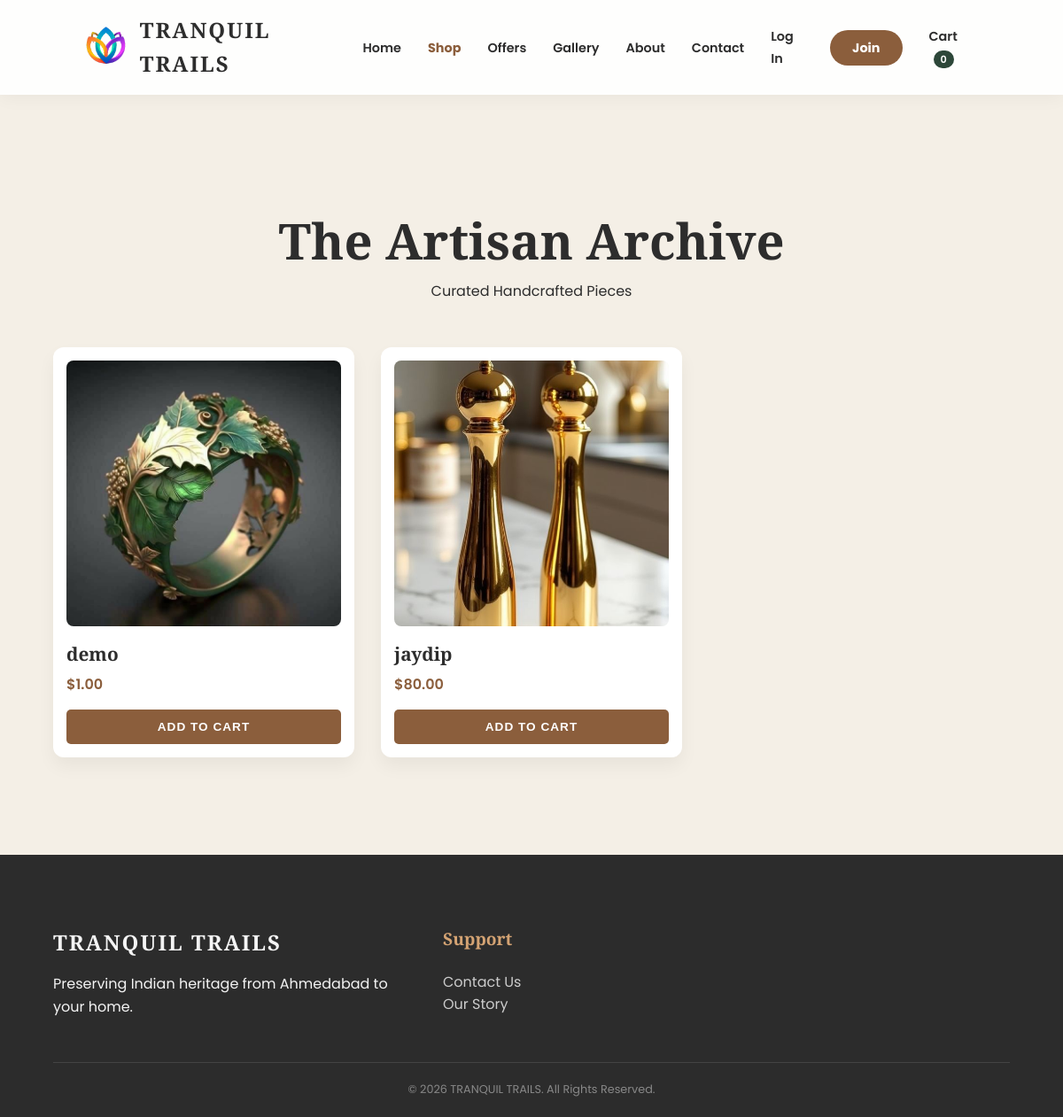
Page /shop/ on the earlier database version.
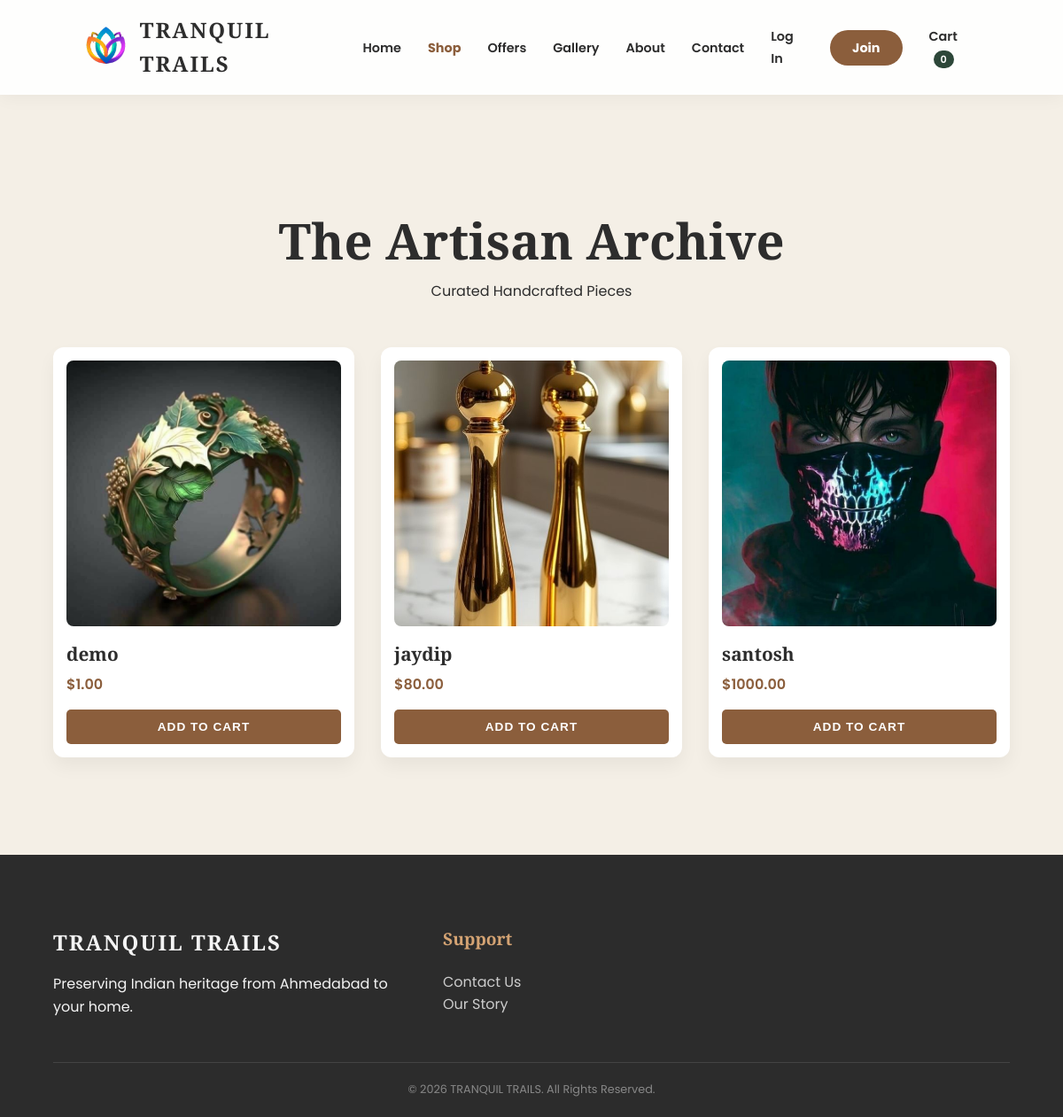
Same page on the later database version.
### core/models.py (models this page shows, shortened)
class Product(models.Model):
    category = models.ForeignKey(Category, related_name='products', on_delete=models.CASCADE)
    name = models.CharField(max_length=200)
    slug = models.SlugField(unique=True)
    image = models.ImageField(upload_to='products/')
    description = models.TextField(blank=True)
    price = models.DecimalField(max_digits=10, decimal_places=2)
    stock = models.PositiveIntegerField(default=0)
    available = models.BooleanField(default=True)
    created_at = models.DateTimeField(auto_now_add=True)
    updated_at = models.DateTimeField(auto_now=True)

### core/views.py (the view)
# urls.py: path('shop/', views.shop, name='shop'),
def shop(request):
    products = Product.objects.all()
    return render(request, 'shop.html', {'products': products})

### core/templates/shop.html (shortened to what this page needs)
{% load static %}
<!DOCTYPE html>
<html lang="en">
<head>
    <link rel="stylesheet" href="{% static 'styles.css' %}">
</head>
<body>
    <nav>
        <a href="{% url 'home' %}" class="logo-container">
            <img src="{% static 'Adobe Express - file.png' %}" alt="Logo" class="logo-img">
            <span class="logo-text">TRANQUIL TRAILS</span>
        </a>
        <ul class="nav-links" id="navLinks">
            <li><a href="{% url 'home' %}">Home</a></li>
            <li><a href="{% url 'shop' %}" style="color: #8B5E3C; font-weight: bold;">Shop</a></li>
            <li><a href="{% url 'offers' %}">Offers</a></li>
            <li><a href="{% url 'gallery' %}">Gallery</a></li>
            <li><a href="{% url 'about' %}">About</a></li>
            <li><a href="{% url 'Contact' %}">Contact</a></li>
            {% if user.is_authenticated %}
                <li>
                    <div class="nav-user-container">
                        <img src="https://cdn-icons-png.flaticon.com/512/3135/3135715.png" alt="Profile" class="user-avatar" id="userAvatarBtn">
                        <div class="profile-dropdown" id="profileDropdown">
                            <div style="padding: 10px 16px; font-weight: bold; background: #f9f9f9; font-size: 0.8rem; border-bottom: 1px solid #eee;">
                                Hi, {{ user.first_name|default:user.username }}
                            </div>
                            <a href="#">My Orders</a>
                            <a href="#" onclick="logoutUser()" class="logout-btn">Logout</a>
                        </div>
                    </div>
                </li>
            {% else %}
                <li><a href="{% url 'login' %}">Log In</a></li>
                <li>
                    <a href="{% url 'signup' %}" style="background: #8B5E3C; color: white; padding: 10px 25px; border-radius: 50px; font-weight: bold; transition: 0.3s;">
                        Join
                    </a>
                </li>
            {% endif %}
            <li id="cartNavItem">
                <a href="#" id="cart-link">Cart <span class="cart-count-pill" id="cart-count">0</span></a>
            </li>
        </ul>
    </nav>
    <section class="shop-container">
        <div class="shop-header">
            <h1>The Artisan Archive</h1>
            <p>Curated Handcrafted Pieces</p>
        </div>
        <div class="product-grid" id="shopGrid">
            {% for product in products %}
            <div class="product-card">
                <div class="product-img-box">
                    {% if product.image %}
                        <img src="{{ product.image.url }}" alt="{{ product.name }}">
                    {% else %}
                        <img src="{% static 'placeholder.jpg' %}" alt="No Image">
                    {% endif %}
                </div>
                <a href="{% url 'product_detail' product.id %}" style="text-decoration: none; color: inherit;">
                    <h3>{{ product.name }}</h3>
                </a>
                <p class="price">${{ product.price }}</p>
                <button class="add-btn"
                        data-id="{{ product.id }}"
                        data-name="{{ product.name }}"
                        data-price="{{ product.price }}"
                        {% if product.image %}data-img="{{ product.image.url }}"{% endif %}>
                    Add to Cart
                </button>
            </div>
            {% empty %}
                <p style="text-align:center; grid-column:1/-1;">No products found. Please add them in the Admin Panel.</p>
            {% endfor %}
        </div>
    </section>
    <footer class="main-footer">
        <div class="footer-container">
            <div class="footer-section about">
                <h3 class="footer-logo">TRANQUIL TRAILS</h3>
                <p>Preserving Indian heritage from Ahmedabad to your home.</p>
            </div>
            <div class="footer-section links">
                <h4>Support</h4>
                <ul>
                    <li><a href="{% url 'Contact' %}">Contact Us</a></li>
                    <li><a href="{% url 'about' %}">Our Story</a></li>
                </ul>
            </div>
        </div>
        <div class="footer-bottom">
            <p>&copy; 2026 TRANQUIL TRAILS. All Rights Reserved.</p>
        </div>
    </footer>
</body>
</html>

### core/static/styles.css (style rules this page uses)
:root { --primary: #8B5E3C; --accent: #2D4739; --bg: #F4EFE6; --white: #ffffff; --text: #2d2d2d; }
* { margin: 0; padding: 0; box-sizing: border-box; }
body { font-family: 'Poppins', sans-serif; background: var(--bg); color: var(--text); line-height: 1.6; overflow-x: hidden; }
nav { display: flex; justify-content: space-between; align-items: center; padding: 15px 8%; background: rgba(255, 255, 255, 0.9); backdrop-filter: blur(10px); position: sticky; top: 0; z-index: 1000; box-shadow: 0 2px 20px rgba(0,0,0,0.05); }
.logo-container { display: flex; align-items: center; text-decoration: none; z-index: 1001; }
.logo-img { height: 50px; width: auto; margin-right: 15px; object-fit: contain; }
.logo-text { font-family: 'Playfair Display', serif; font-size: 1.5rem; font-weight: bold; color: var(--text); letter-spacing: 2px; }
.nav-links { display: flex; list-style: none; gap: 30px; align-items: center; }
.nav-links a { text-decoration: none; color: var(--text); font-size: 0.9rem; font-weight: 600; transition: 0.3s; }
.cart-count-pill { background: var(--accent); color: white; padding: 2px 8px; border-radius: 20px; font-size: 0.7rem; margin-left: 5px; }
.main-footer { background-color: #2c2c2c; color: #f4f4f4; padding: 80px 5% 20px; font-family: 'Poppins', sans-serif; margin-top: 50px; }
.footer-container { display: grid; grid-template-columns: 2fr 1fr 2fr; gap: 40px; max-width: 1200px; margin: 0 auto; }
.footer-logo { font-family: 'Playfair Display', serif; font-size: 1.5rem; letter-spacing: 2px; margin-bottom: 15px; }
.footer-section h4 { font-family: 'Playfair Display', serif; font-size: 1.2rem; margin-bottom: 20px; color: #d4a373; }
.footer-section ul { list-style: none; }
.footer-section ul li a { color: #ccc; text-decoration: none; transition: color 0.3s; }
.footer-bottom { border-top: 1px solid #444; margin-top: 50px; padding-top: 20px; text-align: center; font-size: 0.8rem; color: #888; }

### core/templates/shop.html (style rules this page uses)
.shop-container { padding: 120px 5% 60px; background: #F4EFE6; min-height: 100vh; }
.shop-header { text-align: center; margin-bottom: 50px; opacity: 0; transform: translateY(-20px); }
.shop-header h1 { font-family: 'Playfair Display'; font-size: 3.5rem; color: #2d2d2d; }
.product-grid { display: grid; grid-template-columns: repeat(auto-fill, minmax(300px, 1fr)); gap: 30px; max-width: 1200px; margin: 0 auto; width: 100%; }
.product-card { background: white; padding: 15px; border-radius: 12px; box-shadow: 0 10px 20px rgba(0,0,0,0.05); transition: transform 0.3s ease; display: flex; flex-direction: column; justify-content: space-between; opacity: 0; transform: translateY(30px); }
.product-img-box { width: 100%; height: 300px; border-radius: 8px; overflow: hidden; margin-bottom: 15px; background: #f9f9f9; display: flex; align-items: center; justify-content: center; }
.product-img-box img { width: 100%; height: 100%; object-fit: cover; transition: transform 0.6s ease; }
.product-card h3 { font-family: 'Playfair Display'; font-size: 1.3rem; margin-bottom: 5px; }
.product-card .price { font-weight: 600; color: #8B5E3C; margin-bottom: 15px; }
.add-btn { width: 100%; padding: 12px; background: #8B5E3C; color: white; border: none; border-radius: 5px; cursor: pointer; transition: 0.3s; font-weight: bold; text-transform: uppercase; letter-spacing: 1px; font-size: 0.85rem; }

Differences in the rows shown:
added Product: image (picture), name "santosh", price "1000.00"
